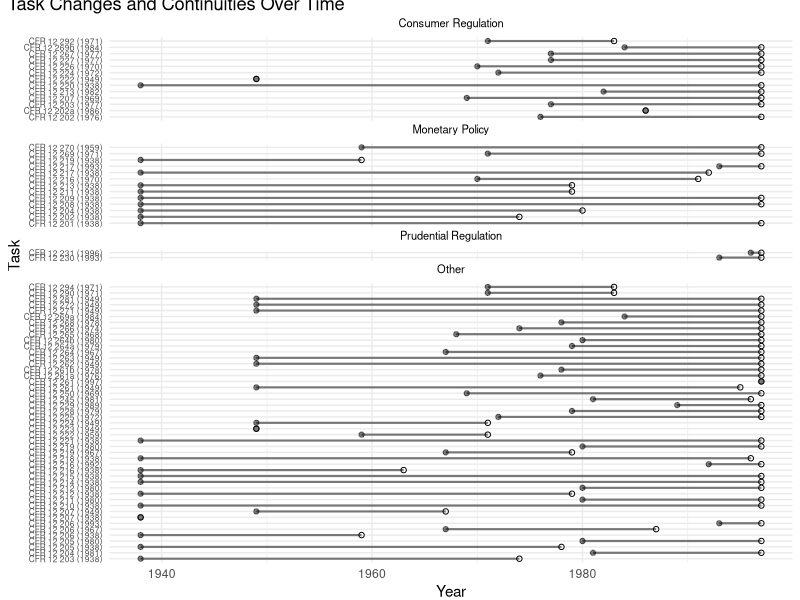

Recreate this plot in R.
library(tidyverse)
library(cowplot)

# Load the data
data <- read.csv("labels.csv")

# Ensure each label has a consistent category
data <- data |> 
  group_by(label) |> 
  mutate(Category = first(Category)) |> 
  ungroup()

# Process the data to identify the start, end, and reassignment years
task_info <- data |>
  group_by(label, Category) |>
  summarise(start = min(Year), end = max(Year), Task = first(Task)) |>
  ungroup() |>
  mutate(Task = as.factor(Task))

# Identify reassigned tasks (task number and first few numbers of the label don't match)
data <- data |> 
  mutate(label_prefix = as.numeric(sub("\\(.*", "", label)),
         Task = as.factor(Task))

reassigned_tasks <- data |>
  filter(Task != label_prefix)

# Creating better y-axis labels
task_info <- task_info |>
  mutate(TaskLabel = paste("CFR 12 ", sub(" .*", "", label), 
                           " (", sub(".*Yr (\\d{4}).*", "\\1", label), ")", sep = ""))

################ plotting ####################### --------------------------------------

# plot by category
generate_plot <- function(task_info, reassigned_tasks, category, title) {
  filtered_task_info <- task_info |> filter(Category == category)
  filtered_task_info$TaskLabel <- droplevels(factor(filtered_task_info$TaskLabel))
  
  filtered_reassigned_tasks <- reassigned_tasks |> filter(Category == category)
  filtered_reassigned_tasks$label <- droplevels(factor(paste("CFR 12 ", sub(" .*", "", filtered_reassigned_tasks$label), 
                                                             " (", sub(".*Yr (\\d{4}).*", "\\1", filtered_reassigned_tasks$label), ")", sep = "")))
  
  if (nrow(filtered_task_info) == 0 & nrow(filtered_reassigned_tasks) == 0) {
    warning(paste("No data for category:", category))
    return(NULL)
  }
  
  p <- ggplot() +
    geom_segment(data = filtered_task_info, aes(x = start, xend = end, y = TaskLabel, yend = TaskLabel),
                 size = 0.75, alpha = 0.50) +
    geom_point(data = filtered_task_info, aes(x = start, y = TaskLabel), size = 1.5, alpha = 0.50) +
    geom_point(data = filtered_task_info, aes(x = end, y = TaskLabel), shape = 1, size = 1.5) +
    geom_point(data = filtered_reassigned_tasks, 
               aes(x = Year, y = label), 
               shape = 4, size = 3) +
    scale_y_discrete(limits = levels(filtered_task_info$TaskLabel)) +
    labs(x = NULL, y = NULL, title = title) +
    theme_minimal() +
    theme(plot.title.position = "panel",
          plot.title = element_text(size = 8, hjust = 0.5),
          axis.text.y = element_text(size = 6),
          plot.margin = unit(c(0, 0, 0, 0), "cm"))
  
  return(p)
}

# creating plots
consumer_reg_plot <- 
  generate_plot(task_info, reassigned_tasks, "consumer regulation", "Consumer Regulation") +
  theme(axis.text.x = element_blank())

monetary_pol_plot <- 
  generate_plot(task_info, reassigned_tasks, "monetary policy", "Monetary Policy") +
  theme(axis.text.x = element_blank())

prudential_reg_plot <- 
  generate_plot(task_info, reassigned_tasks, "prudential regulation", "Prudential Regulation") +
  xlim(1938, 1997) +
  labs(y = "Task") +
  theme(axis.text.x = element_blank())

other_plot <- 
  generate_plot(task_info, reassigned_tasks, "other", "Other") +
  labs(x = "Year")

title <- 
  ggplot() +
  labs(title = "Task Changes and Continuities Over Time") +
  theme_minimal() +
  theme(plot.title.position = "plot")

combined_plot <- 
  plot_grid(title, consumer_reg_plot, monetary_pol_plot, prudential_reg_plot, other_plot,
            ncol = 1, align = 'v', rel_heights = c(0.065, 0.38, 0.38, 0.12, 1.2))

ggsave("combined_plot.jpg", plot = combined_plot, width = 6.5, height = 9)